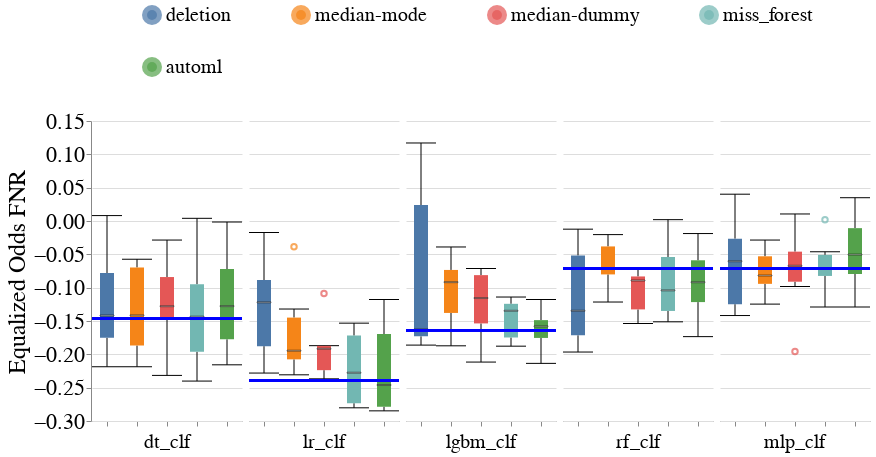

The notebook cell this image was saved under:
### Code cell
create_box_plots_for_diff_imputers_and_models(dataset_name=DATASET_NAME,
                                              metric_name='Equalized_Odds_FNR',
                                              db_client=db_client,
                                              group=SENSITIVE_ATTR_FOR_DISPARITY_METRICS)

### Figure 1 — Vega-Lite specification as saved in the notebook (floating-point values rounded to 4 significant figures; data arrays with more than 128 entries replaced by an {"elided": "..."} marker saying what was removed)
{"config": {"view": {"continuousWidth": 400, "continuousHeight": 300, "stroke": null}, "axis": {"labelFontSize": 22, "labelFontWeight": "normal", "titleFontSize": 24, "titleFontWeight": "normal"}, "facet": {"spacing": 5}, "header": {"labelFontSize": 20, "labelOrient": "bottom", "labelPadding": 5, "titleFontSize": 24}, "legend": {"columns": 4, "direction": "horizontal", "labelFontSize": 20, "labelLimit": 400, "orient": "top", "symbolOffset": 50, "symbolStrokeWidth": 10, "titleAnchor": "middle", "titleFontSize": 22, "titleLimit": 300}, "title": {"fontSize": 24}}, "data": {"name": "data-8c8a4f0fe97e760bf3ed976b8868a484"}, "facet": {"column": {"field": "Model_Name", "sort": ["dt_clf", "lr_clf", "lgbm_clf", "rf_clf", "mlp_clf"], "title": null, "type": "nominal"}}, "spec": {"layer": [{"mark": {"type": "boxplot", "median": {"stroke": "black", "strokeWidth": 0.7}, "ticks": true}, "encoding": {"color": {"field": "Null_Imputer_Name", "sort": ["deletion", "median-mode", "median-dummy", "miss_forest", "k_means_clustering", "datawig", "automl", "boost_clean"], "title": null, "type": "nominal"}, "x": {"axis": {"labels": false}, "field": "Null_Imputer_Name", "sort": ["deletion", "median-mode", "median-dummy", "miss_forest", "k_means_clustering", "datawig", "automl", "boost_clean"], "title": null, "type": "nominal"}, "y": {"field": "Metric_Value", "scale": {"zero": false}, "title": "Equalized Odds FNR", "type": "quantitative"}}}, {"mark": "rule", "encoding": {"color": {"value": "blue"}, "size": {"value": 2}, "y": {"field": "Baseline_Median", "type": "quantitative"}}}], "width": 150}, "$schema": "https://vega.github.io/schema/vega-lite/v4.17.0.json", "datasets": {"data-8c8a4f0fe97e760bf3ed976b8868a484": {"elided": "150 records"}}}
